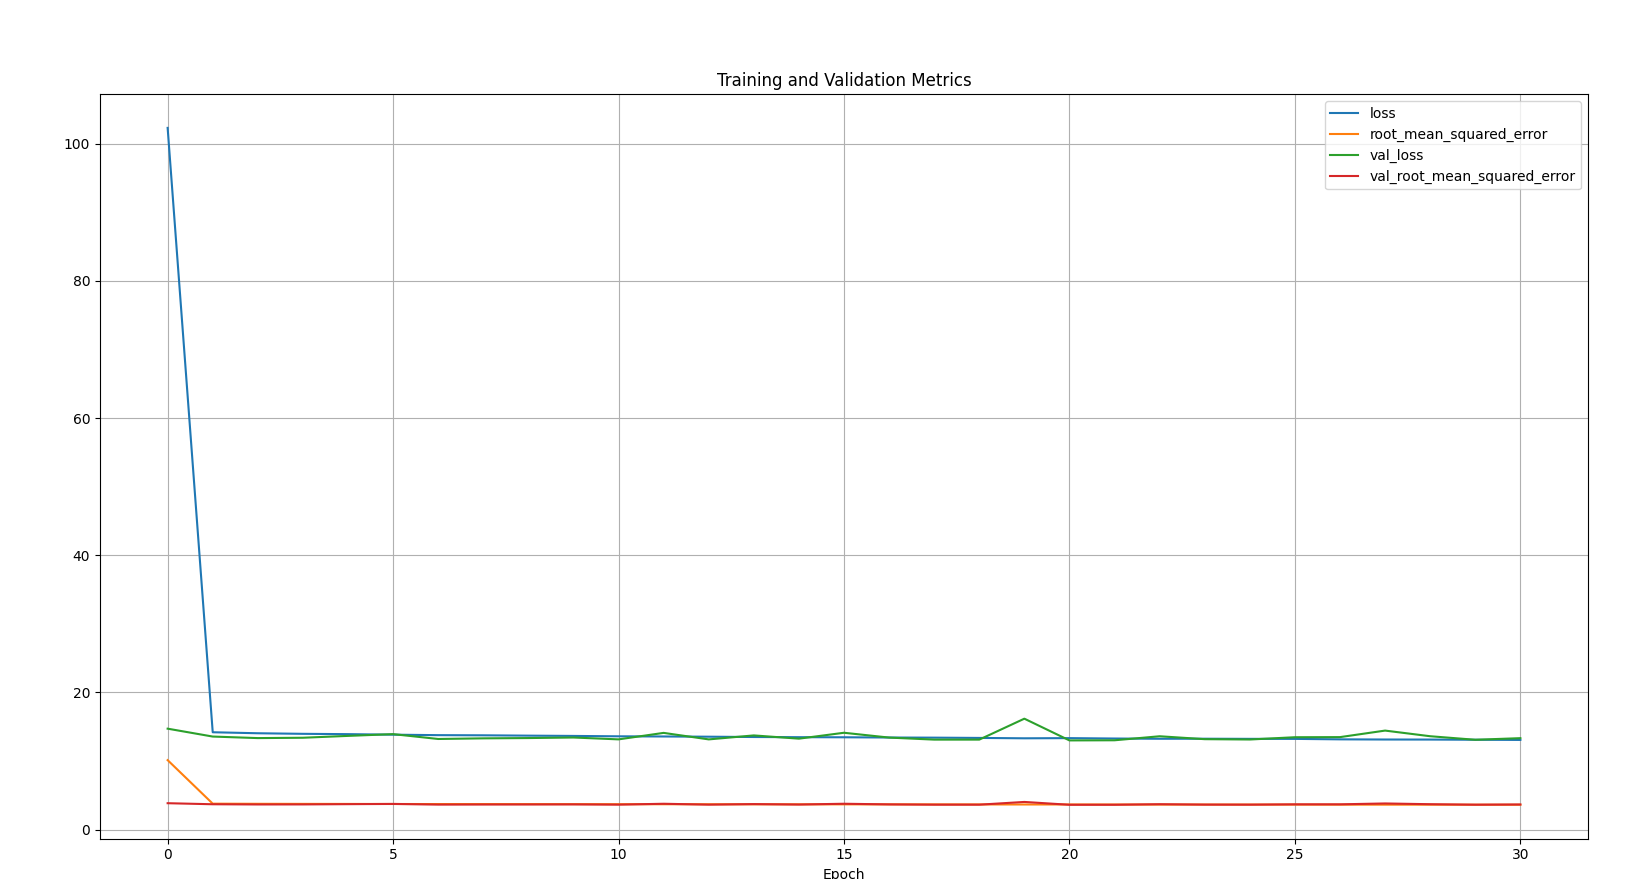

Reproduce this figure in Python.
import pandas as pd
import numpy as np
import tensorflow as tf # Importazione esplicita di tensorflow
from tensorflow import keras
from tensorflow.keras import layers
from sklearn.model_selection import train_test_split
from sklearn.preprocessing import LabelEncoder
from pathlib import Path
from time import strftime
import matplotlib.pyplot as plt

# 1. Caricamento dati
# Assicurati che i file train.csv e test.csv siano nella stessa directory dello script
try:
    df_train = pd.read_csv('train.csv')
    df_test  = pd.read_csv('test.csv')
    print("File CSV caricati con successo.")
except FileNotFoundError:
    print("Errore: Assicurati che i file 'train.csv' e 'test.csv' si trovino nella stessa directory dello script.")
    exit() # Esci dallo script se i file non vengono trovati


# 2. Conserva ID
train_ids = df_train.pop('id')
test_ids  = df_test.pop('id')

# 3. Feature engineering
for df in (df_train, df_test):
    df['BMI']       = df['Weight'] / (df['Height'] ** 2)
    # Gestisci eventuali valori infiniti o NaN risultanti dalla divisione per zero o valori nulli
    df.replace([np.inf, -np.inf], np.nan, inplace=True)
    df['BMI'].fillna(df['BMI'].median(), inplace=True) # Sostituisci NaN con la mediana del BMI

    # Assicurati che l'intervallo delle bins sia corretto e gestisci i casi limite/valori nulli in Age
    df['Age_Group'] = pd.cut(df['Age'], bins=[0, 18, 40, 65, 100],
                             labels=[0, 1, 2, 3], right=True, include_lowest=True)
    # Converti in int, NaN diventa None. Sostituisci i potenziali None (se Age era NaN)
    df['Age_Group'] = df['Age_Group'].astype(float).fillna(-1).astype(int) # Usa -1 o un altro valore per Age non nei range/NaN

# 4. Encoding categorico
le = LabelEncoder()
df_train['Sex'] = le.fit_transform(df_train['Sex'])
df_test ['Sex'] = le.transform(df_test ['Sex'])

print("Feature engineering e encoding completati.")

# 5. Split train/validation
y = df_train.pop('Calories')
X = df_train

# Assicurati che X non contenga colonne non numeriche residue, ecc.
# print(X.dtypes) # Debugging: Controlla i tipi di dato

X_train, X_val, y_train, y_val = train_test_split(
    X, y, test_size=0.2, random_state=42
)

print(f"Dati suddivisi: X_train shape {X_train.shape}, X_val shape {X_val.shape}")

# 6. Normalization layer
# È meglio creare il layer di normalizzazione all'interno della pipeline del modello
# o usarlo direttamente come primo strato del modello Sequenziale/funzionale.
# Tuttavia, se vuoi adattarlo prima, il tuo metodo è valido, ma richiede attenzione.

# Metodo alternativo più robusto (integrare nel modello):
# input_shape = X_train.shape[1]
# input_ = keras.Input(shape=(input_shape,), name='input_features')
# normalization_layer = layers.Normalization()
# normalization_layer.adapt(X_train) # Adatta il layer direttamente ai dati di training
# normalized = normalization_layer(input_)
# ... resto del modello con 'normalized' come input

# Mantenendo il tuo approccio per ora:
normalization_layer = layers.Normalization()
# Il build esplicito potrebbe non essere necessario, adapt() lo fa se non è ancora costruito.
# Ma se lo mantieni, la forma (None, X_train.shape[1]) è corretta.
# normalization_layer.build(input_shape=(None, X_train.shape[1])) # Questa linea non è strettamente necessaria prima di adapt
normalization_layer.adapt(np.array(X_train)) # Adatta il layer ai dati. Meglio passare un numpy array.

print("Layer di normalizzazione adattato.")

# 7. Costruzione Wide & Deep network
# Definizione della input_shape dopo lo split e prima dell'uso
input_shape = X_train.shape[1] # <<< Questa linea è qui e definisce input_shape

input_ = keras.Input(shape=(input_shape,), name='input_features')
normalized = normalization_layer(input_) # Applica la normalizzazione

# Deep path
deep = layers.Dense(64, activation='relu')(normalized)
deep = layers.Dense(32, activation='relu')(deep)

# Wide path (skip connection) - Concatena l'input normalizzato originale con l'output del deep path
# Assicurati che le dimensioni siano compatibili per la concatenazione
# normalized ha forma (None, input_shape)
# deep ha forma (None, 32)
# Per concatenarli correttamente lungo l'ultima dimensione (features),
# la forma è ok se l'input_shape è diversa da 32.
concat = layers.Concatenate()([normalized, deep]) # Concatena lungo l'asse delle feature (axis=-1 è default)

# Strato di output per la regressione
output = layers.Dense(1, name='calories_output')(concat)

# Definizione del modello Keras funzionale
model = keras.Model(inputs=input_, outputs=output)

print("\nModello Wide & Deep costruito.")

# 8. Compilazione
model.compile(
    loss='mse', # Mean Squared Error è una loss comune per la regressione
    optimizer=tf.keras.optimizers.Adam(learning_rate=1e-3), # Utilizzo corretto dell'ottimizzatore
    metrics=[tf.keras.metrics.RootMeanSquaredError()] # Utilizzo corretto della metrica
)
model.summary()

# 9. Callbacks: EarlyStopping + TensorBoard
def get_run_logdir(root_logdir='my_logs'):
    # Crea la directory se non esiste
    log_dir = Path(root_logdir) / strftime('run_%Y_%m_%d_%H_%M_%S')
    log_dir.mkdir(parents=True, exist_ok=True)
    return str(log_dir) # Restituisce la stringa del percorso

run_logdir     = get_run_logdir()
tensorboard_cb = keras.callbacks.TensorBoard(log_dir=run_logdir)
earlystop_cb   = keras.callbacks.EarlyStopping(
    monitor='val_loss', patience=10, restore_best_weights=True
)

print(f"\nCallback configurati. Log TensorBoard in: {run_logdir}")

# 10. Training
print("\nInizio addestramento del modello...")
history = model.fit(
    X_train, y_train,
    epochs=40,
    validation_data=(X_val, y_val),
    callbacks=[tensorboard_cb, earlystop_cb]
)

print("\nAddestramento completato.")

# 11. Plot learning curves
print("Generazione grafico learning curves...")
pd.DataFrame(history.history).plot(
    figsize=(8,5),
    grid=True,
    xlabel='Epoch'
)
plt.title('Training and Validation Metrics')
plt.show()
print("Grafico visualizzato.")

# 12. Predizione su test per submission
print("Generazione submission file...")
# Assicurati che l'ordine delle colonne e i tipi di dato in df_test siano gli stessi di X_train
# prima di fare la predizione, altrimenti la normalizzazione e il modello potrebbero non funzionare correttamente.
# Puoi riordinare le colonne di df_test per matchare X_train:
df_test_processed = df_test[X_train.columns]

preds = model.predict(df_test_processed).flatten() # Predici e appiattisci l'output (forma (N, 1) -> (N,))
submission = pd.DataFrame({'id': test_ids, 'Calories': preds})
submission.to_csv('submission_dl.csv', index=False)

print('Submission DL creata: submission_dl.csv')
